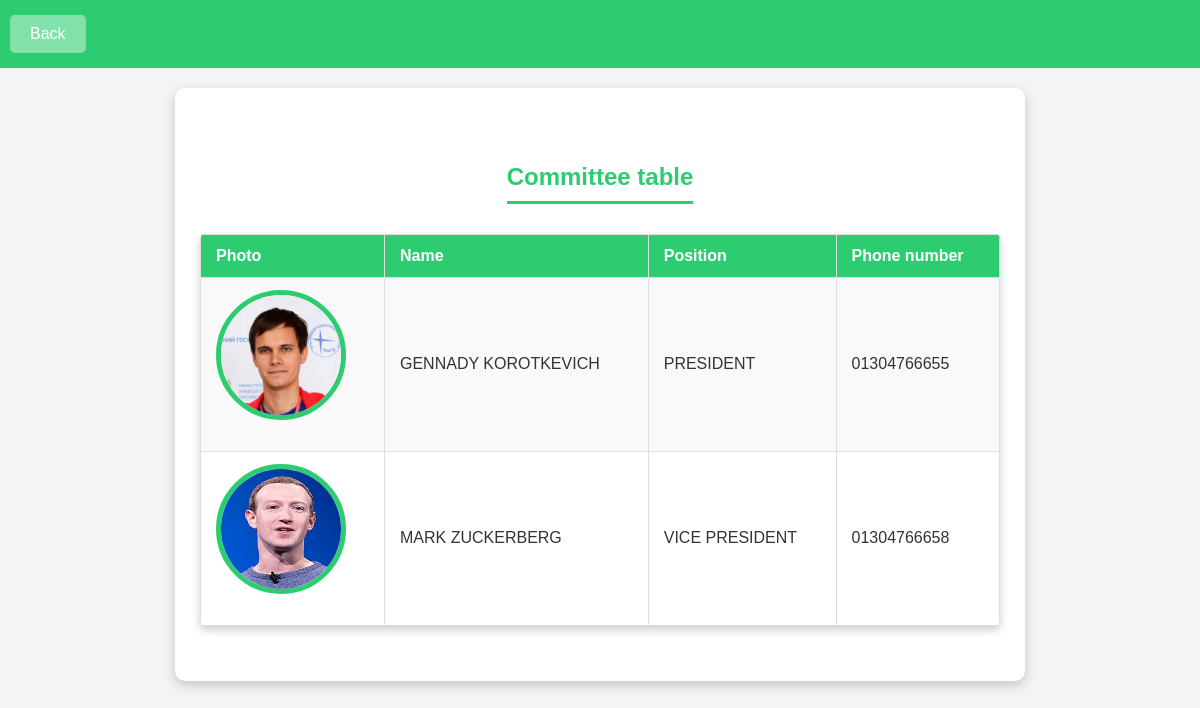
/Committee.php, run on the app's committed database.
### tables this page shows
CREATE TABLE `committee` (
  `nid` varchar(100) DEFAULT NULL,
  `p_id` int(100) DEFAULT NULL
);

CREATE TABLE `voter` (
  `nid` varchar(100) NOT NULL,
  `name` varchar(100) NOT NULL,
  `f_name` varchar(100) NOT NULL,
  `m_name` varchar(100) NOT NULL,
  `phone_number` varchar(100) NOT NULL,
  `dob` varchar(100) NOT NULL,
  `photo` varchar(100) NOT NULL,
  `address` varchar(100) NOT NULL,
  `password` varchar(100) DEFAULT NULL,
  `login` varchar(100) NOT NULL,
  `registration` varchar(100) NOT NULL,
  `approve` varchar(100) NOT NULL
);

CREATE TABLE `position` (
  `p_id` int(11) NOT NULL,
  `title` varchar(100) NOT NULL,
  `rank` int(11) NOT NULL
);

### Committee.php (the view, shortened to what this page needs)
<!DOCTYPE html>
<html>
<head>
	<link rel="stylesheet" href="css/table-style.css">
	<link rel="stylesheet" href="css/committee-style.css">
</head>
<body>
<?php
require('connect.php');
?>
<div class="upper_buttons">
<a href="admin_landing.php"> Back </a>
</div>
<div class="informations">
<div class="topic">
<h2>Committee table</h2>
</div>
<table class="table-style">
	<tr>
	<th> Photo </th>
	<th> Name </th>
	<th> Position </th>
	<th> Phone number </th>
	</tr>
<?php
	$sql = "SELECT * FROM committee JOIN voter ON committee.nid=voter.nid JOIN position ON committee.p_id=position.p_id";
	$sql_query = mysqli_query($con, $sql);
	$found = mysqli_num_rows($sql_query);
	if($found)
	{
		while($row = mysqli_fetch_assoc($sql_query))
		{
			echo "<tr><td><img src='voter_images/" . $row['photo'] . "' width='120px' height='120px'></td><td>" . $row["name"] . "</td><td>" . $row["title"] . "</td><td>" . $row["phone_number"] . "</td></tr>";
		}
	}
?>
</table>
</div>
</body>
</html>

### css/table-style.css (style rules this page uses)
.table-style { font-family: Arial, sans-serif; border-collapse: collapse; width: 100%; background }
.table-style th, .table-style td { border: 1px solid #dddddd; padding: 8px; text-align: left; }
.table-style tr:nth-child(even) { background-color: #f2f2f2; }
.table-style th { background-color: #4CAF50; color: white; }

### css/committee-style.css (style rules this page uses)
body { font-family: Arial, sans-serif; margin: 0; padding: 0; background-color: #f4f4f4; color: #333; }
a { text-decoration: none; color: inherit; }
.upper_buttons { background-color: #2ECC71; padding: 15px 0; }
.upper_buttons a { color: white; padding: 10px 20px; border-radius: 5px; font-size: 16px; background-color: #82E0AA; margin: 0 10px; display: inline-block; }
.informations { text-align: center; background-color: #ffffff; padding: 25px; margin: 20px auto; width: 80%; max-width: 800px; box-shadow: 0 4px 12px rgba(0, 0, 0, 0.2); border-radius: 10px; }
.informations img { border-radius: 50%; border: 5px solid #2ECC71; margin-bottom: 15px; }
.topic { text-align: center; margin: 30px 0 10px 0; }
.topic h2 { font-size: 24px; color: #2ECC71; border-bottom: 3px solid #2ECC71; display: inline-block; padding-bottom: 10px; margin-bottom: 20px; }
.table-style { width: 100%; border-collapse: collapse; background-color: #ffffff; box-shadow: 0 4px 8px rgba(0, 0, 0, 0.2); border-radius: 5px; overflow: hidden; margin-bottom: 30px; }
.table-style th, .table-style td { padding: 12px 15px; text-align: left; }
.table-style th { background-color: #2ECC71; color: #ffffff; }
.table-style tr:nth-child(even) { background-color: #f9f9f9; }

### data on the page
committee: voter.photo (picture), voter.name "GENNADY KOROTKEVICH", p.title "PRESIDENT", voter.phone_number "01304766655"
committee: voter.photo (picture), voter.name "MARK ZUCKERBERG", p.title "VICE PRESIDENT", voter.phone_number "01304766658"
